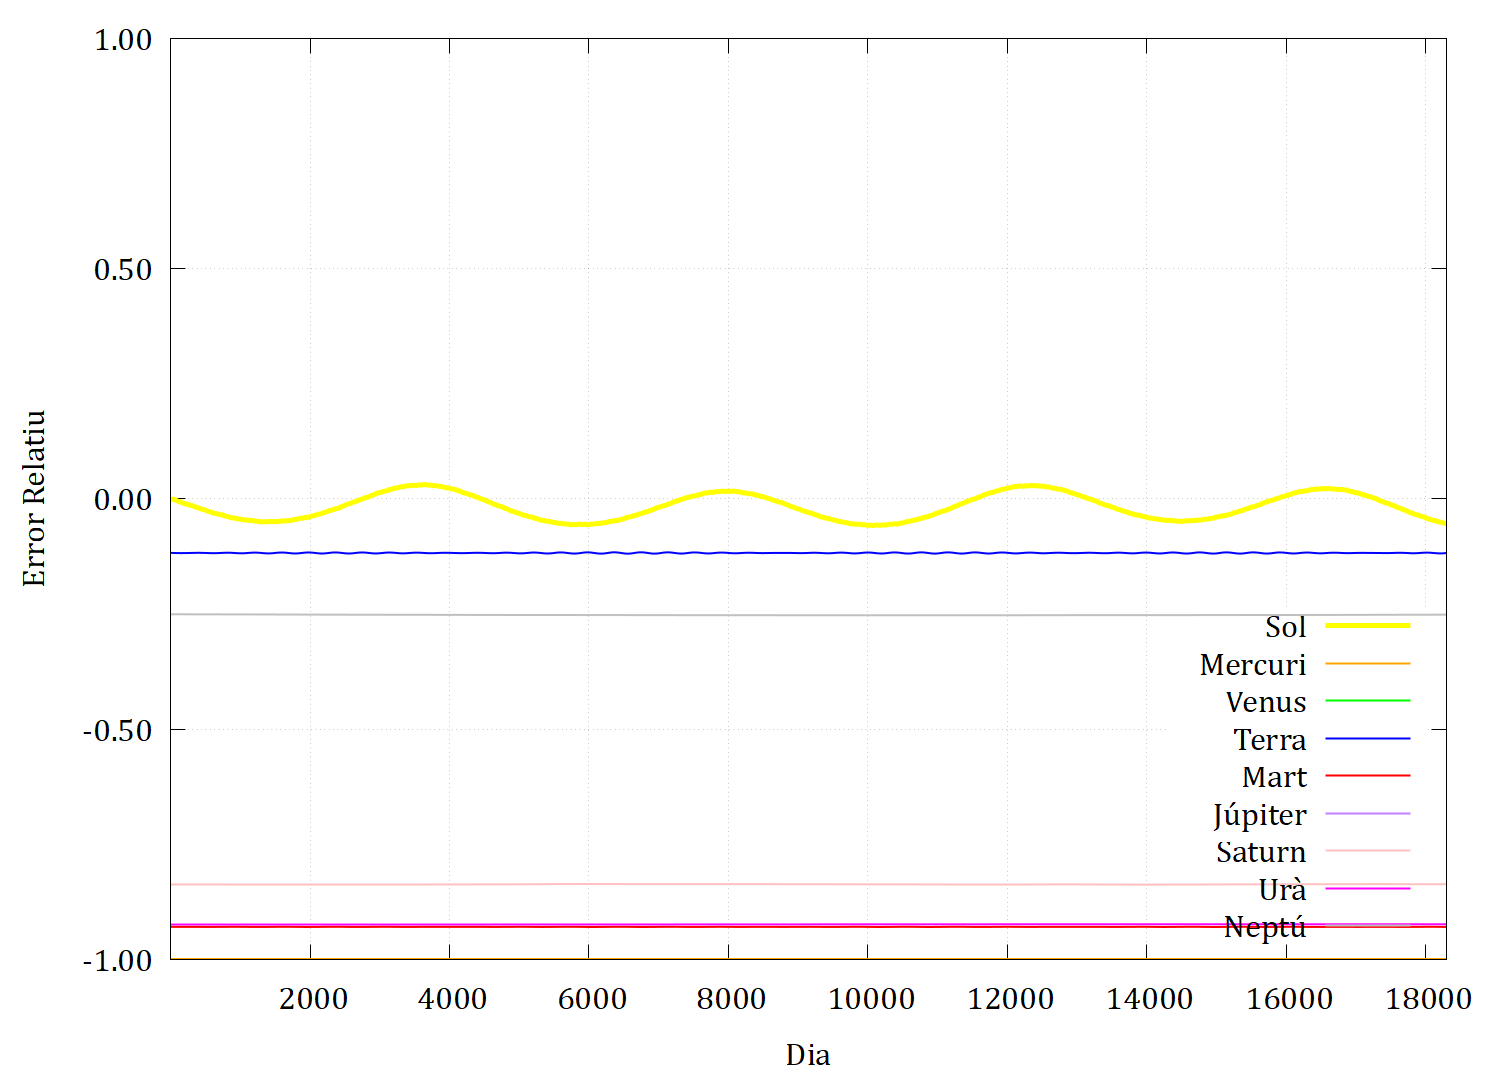

gnuplot code for this plot:
set terminal pngcairo enhanced size 1500,1080 font "Cambria, 24"
set output "error_TOTS_150_dia.png" 

set xlabel "Dia"
set ylabel "Error Relatiu"
set xrange [2:36600/2] #Per tal de poder visualitzar-ho tot i atès que el comportament és periòdic representem únicament la meitat de les daedes.
set yrange [-1:1]
set grid
set format y "%.2f"

set key right bottom

plot "error_TOTS_150_dia.dat" using 1:2 with lines lw 5 lc rgb "yellow" title "Sol", \
     "error_TOTS_150_dia.dat" using 1:3 with lines lw 2 lc rgb "orange" title "Mercuri", \
     "error_TOTS_150_dia.dat" using 1:4 with lines lw 2 lc rgb "green" title "Venus", \
     "error_TOTS_150_dia.dat" using 1:5 with lines lw 2 lc rgb "blue" title "Terra", \
     "error_TOTS_150_dia.dat" using 1:6 with lines lw 2 lc rgb "red" title "Mart", \
     "error_TOTS_150_dia.dat" using 1:7 with lines lw 2 lc rgb "purple" title "Júpiter", \
     "error_TOTS_150_dia.dat" using 1:8 with lines lw 2 lc rgb "pink" title "Saturn", \
     "error_TOTS_150_dia.dat" using 1:9 with lines lw 2 lc rgb "magenta" title "Urà", \
     "error_TOTS_150_dia.dat" using 1:10 with lines lw 2 lc rgb "grey" title "Neptú"

set output